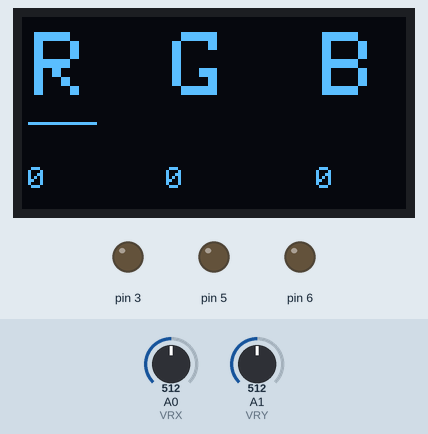
Bench run of a sketch on a simulated Arduino Uno, built with avr-gcc and run on an emulated ATmega328P. Parts: 128×64 one-colour display, output pins drawn as LEDs (lit = HIGH). The inputs (shaded band) are chosen by the test bench; at power-on: A1 (VRY) = 512, A0 (VRX) = 512. What the sketch prints to the serial monitor is not drawn.

Above: at 3.2 s.
3.3 s: A1 (VRY) set to 215
6.3 s: A1 (VRY) set to 189
At 6.72 s:
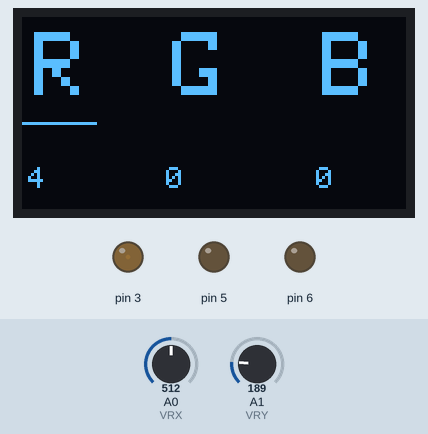
8.0 s: A1 (VRY) set to 988
At 8.3 s:
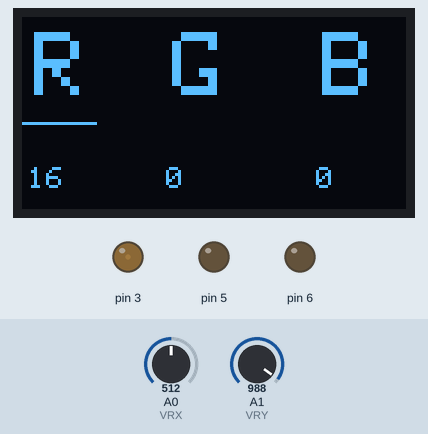
11.0 s: A1 (VRY) set to 1014
At 12.3 s:
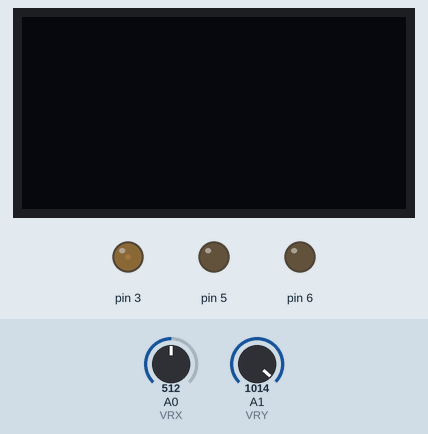
12.6 s: A0 (VRX) set to 991
14.1 s: A0 (VRX) set to 1014
At 14.8 s:
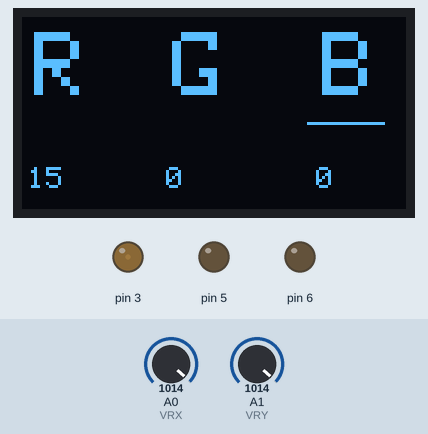
Timing chart, 0 to 16.7 s (numbered marks = the images above; inputs shaded):
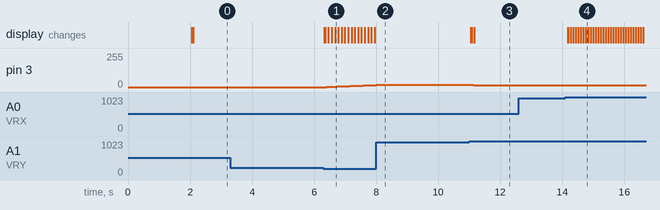

The sketch:

code.ino
```cpp
#include <Wire.h>
#include <Adafruit_GFX.h>
#include <Adafruit_SSD1306.h>

// ALL COMPONENTS DEFINITION
#define SCREEN_WIDTH 128 // OLED display width,  in pixels
#define SCREEN_HEIGHT 64 // OLED display height, in pixels
#define VRX A0
#define VRY A1
int x, y, lineX, lineFX;
int cc = 1;
int R, G, B = 0;
int linePositions[3][2] = {{0,24}, {47,72}, {95,120}};

Adafruit_SSD1306 oled(SCREEN_WIDTH, SCREEN_HEIGHT, &Wire, -1); // // create SSD1306 display object connected to I2C

void RGB(){
  oled.setTextSize(3);          // text size
  oled.setTextColor(WHITE);     // text color
  oled.setCursor(4,5);
  oled.print("R");
  oled.setCursor(50,5);
  oled.print("G");
  oled.setCursor(100,5);
  oled.print("B");
  // Initializing values
  oled.setTextSize(1);
  oled.setCursor(2, 50);
  oled.print(R);
  oled.setCursor(48, 50);
  oled.print(G);
  oled.setCursor(98, 50);
  oled.print(B);
  oled.display();
  return;
}

int getDirection(int x, int y) {
  //Resultant OUTPUT = 1 (RIGHT) 2 (LEFT) 3 (UP) 4 (DOWN)
  if (x >= 1000) {
    return 1; // RIGHT
  } else if (x <= 200) {
    return 2; // LEFT
  }
  if (y >= 1000) {
    return 4; // DOWN
  } else if (y <= 200) {
    return 3; // UP
  }

  return 5;
}

void lineDraw(int x, int x1){
  oled.clearDisplay();
  RGB();
  oled.drawLine(x,35,x1,35,WHITE);
  oled.display();
  return;
}


int leftRight(int dir, int cc){
  if(dir == 1){
    if(cc == 1){
      cc = 2;
      lineDraw(linePositions[1][0], linePositions[1][1]);
      return cc;
    }if(cc == 2){
      cc = 3;
      lineDraw(linePositions[2][0], linePositions[2][1]);
      return cc;
    }if(cc == 3){
      cc = 1;
      lineDraw(linePositions[0][0], linePositions[0][1]);
      return cc;
    }
  }
  if(dir == 2){
    if(cc == 1){
      cc = 3;
      lineDraw(linePositions[2][0], linePositions[2][1]);
      return cc;
    }if(cc == 2){
      cc = 1;
      lineDraw(linePositions[0][0], linePositions[0][1]);
      return cc;
    }if(cc == 3){
      cc = 2;
      lineDraw(linePositions[1][0], linePositions[1][1]);
      return cc;
    }
  }
}

int up(int cc){
  oled.clearDisplay();
  if(cc == 1){
    R = min(R++, 255);
    lineDraw(linePositions[0][0], linePositions[0][1]);
    oled.setCursor(2,50);
    oled.print(R);
    oled.display();
  }

  if(cc == 2){
    G = min(G++, 255);
    lineDraw(linePositions[1][0], linePositions[1][1]);
    oled.setCursor(48,50);
    oled.print(G);
    oled.display();
  }

  if(cc == 3){
    B = min(B++, 255);
    lineDraw(linePositions[2][0], linePositions[2][1]);
    oled.setCursor(98,50);
    oled.print(B);
    oled.display();
  }
}

int down(int cc){
  oled.clearDisplay();
  if(cc == 1){
    R = max(0,R--);
    lineDraw(linePositions[0][0], linePositions[0][1]);
    oled.setCursor(2,50);
    oled.print(R);
    oled.display();
  }

  if(cc == 2){
    G = max(0,G--);
    lineDraw(linePositions[1][0], linePositions[1][1]);
    oled.setCursor(48,50);
    oled.print(G);
    oled.display();
  }

  if(cc == 3){
    B = max(0,B--);
    lineDraw(linePositions[2][0], linePositions[2][1]);
    oled.setCursor(98,50);
    oled.print(B);
    oled.display();
  }
}


int upDown(int dir, int cc){
  if(dir == 3){
    up(cc);
    return cc;
  }
  if(dir == 4){
    down(cc);
  }
}

void setup() {
  Serial.begin(9600);

  // initialize OLED display with address 0x3C for 128x64
  if (!oled.begin(SSD1306_SWITCHCAPVCC, 0x3C)) {
    Serial.println(F("SSD1306 allocation failed"));
    while (true);
  }

  delay(2000);         // wait for initializing
  oled.clearDisplay(); // clear display

  RGB();
  oled.drawLine(2, 35, 24, 35, WHITE);
  oled.display();
}

void loop() {
  // lineX = 0; lineFX = 25;
  // oled.drawLine(lineX, 35, lineFX, 35, WHITE);
  // oled.display();
  x = analogRead(VRX);
  y = analogRead(VRY);

// Serial Print Code
  Serial.print("x = ");
  Serial.print(x);
  Serial.print(", y = ");
  Serial.println(y);
  Serial.println();


// Getting direction
  int direction = 5;
  direction = getDirection(x, y);
  Serial.print(direction);
  Serial.print(" ");
  Serial.print(cc);

// Calling respective functions
  if(direction == 1 || direction == 2){
    Serial.print(cc);
    cc = leftRight(direction, cc);
  }
  if(direction == 3 || direction == 4){
    Serial.print(cc);
    cc = upDown(direction, cc);
  }
  oled.display();


  analogWrite(3, R);
  analogWrite(5, G);
  analogWrite(6, B);


  //delay(100);
}
```

Measured:
- the behaviour switches between 201 and 200 on A1 (VRY) (found by bisection; images 0 and 1)
- the behaviour switches between 999 and 1000 on A1 (VRY) (found by bisection; images 2 and 3)
- the behaviour switches between 999 and 1000 on A0 (VRX) (found by bisection; images 3 and 4)
- after the input at 3.3 s, every drawn part: stays the same
- after the input at 6.3 s, pin 3: moves from 0/255 to 15/255 over 1.5 s, starting after 0.11 s; the display: first changes at once (image 1 shows a later state)
- after the input at 8.0 s, pin 3: goes on until 8.0 s, then stays 16/255
- after the input at 11.0 s, pin 3: 16/255 → 15/255 after 0.13 s; the display: first changes after 0.05 s (image 3 shows a later state)
- after the input at 12.6 s, every drawn part: stays the same
- after the input at 14.1 s, the display: first changes after 0.07 s (image 4 shows a later state)
